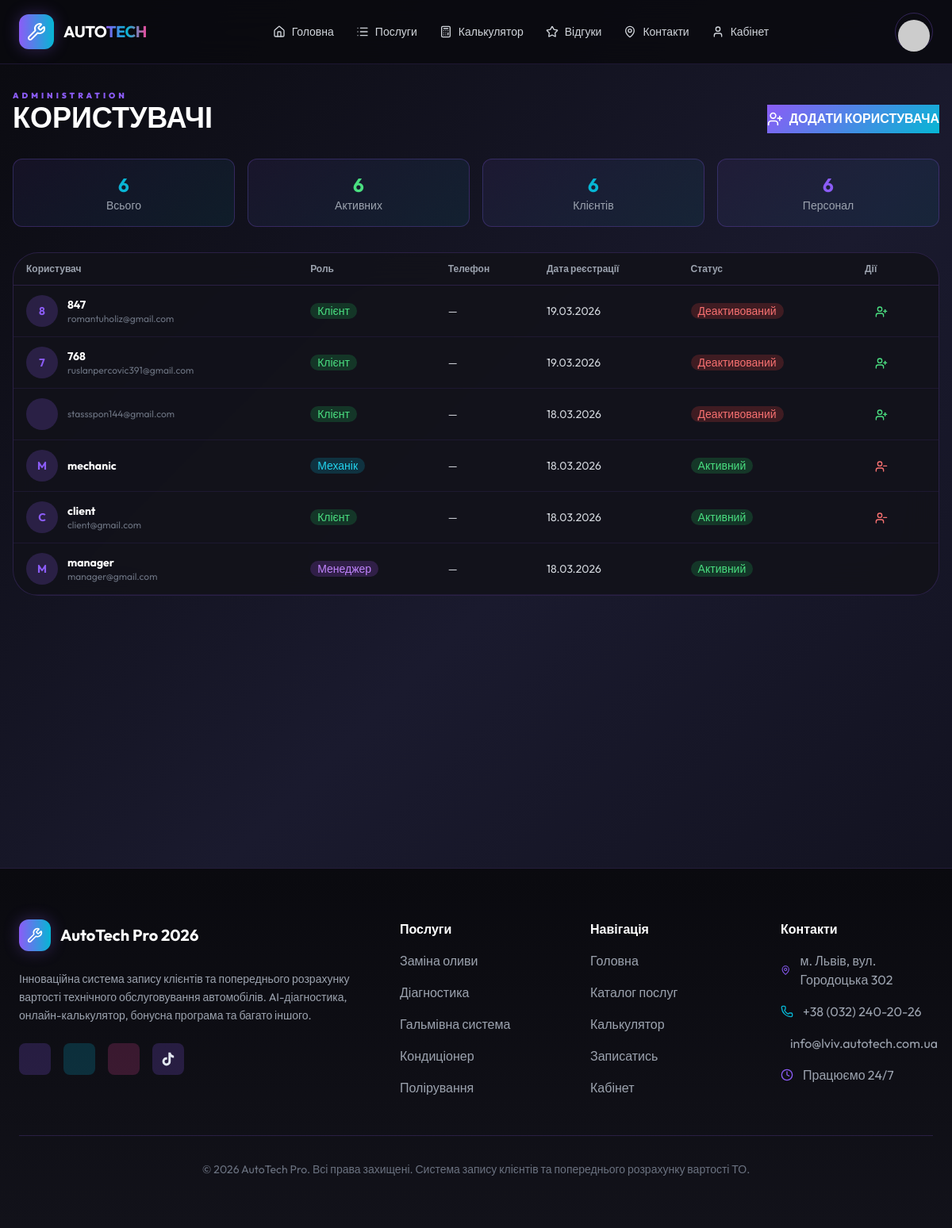
The page /users/ (signed in) on the database as committed earlier.
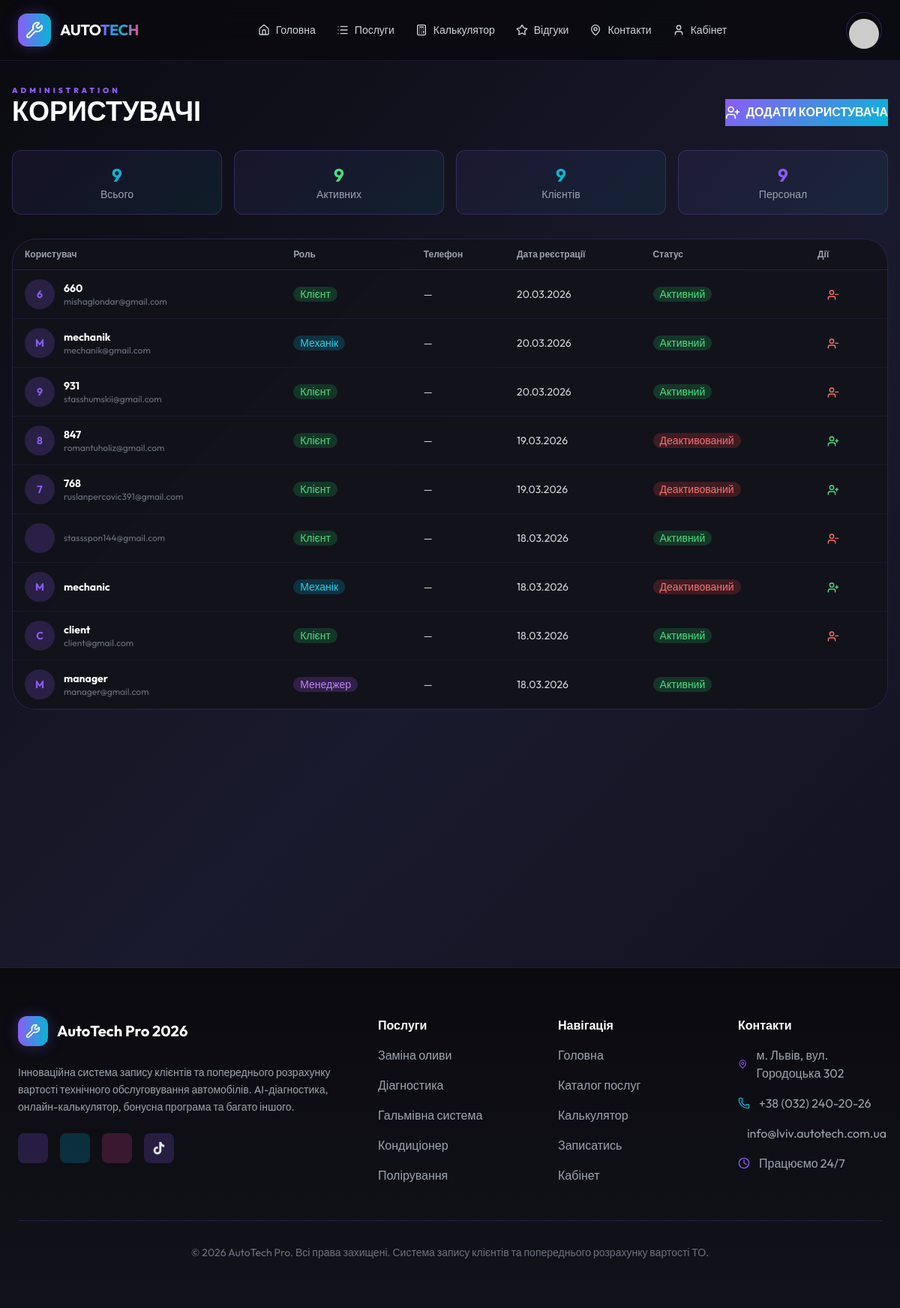
The same page on the database as committed later.
### accounts/models.py (models this page shows, shortened)
class User(AbstractUser):
    class Role(models.TextChoices):
        CLIENT = "CLIENT", _("Клієнт")
        MANAGER = "MANAGER", _("Менеджер")
        MECHANIC = "MECHANIC", _("Механік")
        ADMIN = "ADMIN", _("Адміністратор")
    email = models.EmailField(_("Email"), unique=True)
    role = models.CharField(
        max_length=20, choices=Role.choices, default=Role.CLIENT, verbose_name=_("Роль")
    )
    phone = models.CharField(max_length=20, blank=True, null=True, verbose_name=_("Телефон"))
    avatar = models.ImageField(
        upload_to="avatars/", blank=True, null=True, verbose_name=_("Аватар")
    )
    USERNAME_FIELD = "email"
    REQUIRED_FIELDS = ["username"]
    class Meta:
        verbose_name = _("Користувач")
        verbose_name_plural = _("Користувачі")

### dashboard/views.py (the view)
# urls.py: path("users/", views.manage_users_view, name="manage_users"),
@login_required
def manage_users_view(request):
    if request.user.role not in ["MANAGER", "ADMIN"]:
        return redirect("dashboard:index")
    from django.contrib.auth import get_user_model
    User = get_user_model()
    users = User.objects.all().order_by("-date_joined")
    return render(request, "dashboard/manage_users.html", {"users": users})

### templates/dashboard/manage_users.html (shortened to what the changed rows need)
{% extends 'base.html' %}
{% load static %}
{% block content %}
<div class="space-y-8">
    <div class="flex flex-col md:flex-row justify-between items-end gap-4">
        <div>
            <h1 class="text-4xl font-black text-white uppercase">КОРИСТУВАЧІ</h1>
        </div>
    </div>
    <div class="grid grid-cols-2 md:grid-cols-4 gap-4">
        <div class="cyber-card p-4 rounded-xl text-center">
            <div class="text-2xl font-bold gradient-text">{{ users.count }}</div>
            <div class="text-sm text-gray-400">Всього</div>
        </div>
        <div class="cyber-card p-4 rounded-xl text-center">
            <div class="text-2xl font-bold text-green-400">{{ users|length }}</div>
            <div class="text-sm text-gray-400">Активних</div>
        </div>
        <div class="cyber-card p-4 rounded-xl text-center">
            <div class="text-2xl font-bold text-cyber-cyan">{{ users|length }}</div>
            <div class="text-sm text-gray-400">Клієнтів</div>
        </div>
        <div class="cyber-card p-4 rounded-xl text-center">
            <div class="text-2xl font-bold text-cyber-purple">{{ users|length }}</div>
            <div class="text-sm text-gray-400">Персонал</div>
        </div>
    </div>
    <div class="glass-panel rounded-[32px] overflow-hidden">
        <table class="table w-full">
            <thead>
                <tr class="border-b border-cyber-purple/20">
                    <th class="bg-transparent text-gray-400 font-bold">Користувач</th>
                    <th class="bg-transparent text-gray-400 font-bold">Роль</th>
                    <th class="bg-transparent text-gray-400 font-bold">Телефон</th>
                    <th class="bg-transparent text-gray-400 font-bold">Дата реєстрації</th>
                    <th class="bg-transparent text-gray-400 font-bold">Статус</th>
                    <th class="bg-transparent text-gray-400 font-bold">Дії</th>
                </tr>
            </thead>
            <tbody>
                {% for user in users %}
                <tr class="border-b border-cyber-purple/10 hover:bg-cyber-purple/5">
                    <td class="bg-transparent">
                        <div class="flex items-center gap-3">
                            <div class="w-10 h-10 rounded-full bg-cyber-purple/20 flex items-center justify-center">
                                <span class="font-bold text-cyber-purple">{{ user.username|slice:1|upper }}</span>
                            </div>
                            <div>
                                <div class="font-bold text-white">{{ user.username }}</div>
                                <div class="text-xs text-gray-500">{{ user.email }}</div>
                            </div>
                        </div>
                    </td>
                    <td class="bg-transparent">
                        <span class="badge {% if user.role == 'ADMIN' %}bg-red-500/20 text-red-400{% elif user.role == 'MANAGER' %}bg-purple-500/20 text-purple-400{% elif user.role == 'MECHANIC' %}bg-cyan-500/20 text-cyan-400{% else %}bg-green-500/20 text-green-400{% endif %} border-0">
                            {{ user.get_role_display }}
                        </span>
                    </td>
                    <td class="bg-transparent text-gray-300">
                        {{ user.phone|default:"—" }}
                    </td>
                    <td class="bg-transparent text-gray-300">
                        {{ user.date_joined|date:"d.m.Y" }}
                    </td>
                    <td class="bg-transparent">
                        {% if user.is_active %}
                        <span class="badge bg-green-500/20 text-green-400 border-0">Активний</span>
                        {% else %}
                        <span class="badge bg-red-500/20 text-red-400 border-0">Деактивований</span>
                        {% endif %}
                    </td>
                    <td class="bg-transparent">
                        <div class="flex gap-2">
                            {% if user != request.user %}
                            <button onclick="toggleUserStatus({{ user.id }})" class="btn btn-sm btn-ghost {% if user.is_active %}text-red-400{% else %}text-green-400{% endif %}" title="{% if user.is_active %}Деактивувати{% else %}Активувати{% endif %}">
                                {% if user.is_active %}
                                <i data-lucide="user-minus" class="w-4 h-4"></i>
                                {% else %}
                                <i data-lucide="user-plus" class="w-4 h-4"></i>
                                {% endif %}
                            </button>
                            {% endif %}
                        </div>
                    </td>
                </tr>
                {% endfor %}
            </tbody>
        </table>
    </div>
</div>
{% endblock %}

Rows that differ between the two databases and show on the page:
added User: username "6", username "660", email "mishaglondar@gmail.com", role "Клієнт", phone "—", date_joined "20.03.2026", is_active "Активний"
added User: username "M", username "mechanik", email "mechanik@gmail.com", role "Механік", phone "—", date_joined "20.03.2026", is_active "Активний"
added User: username "9", username "931", email "stasshumskii@gmail.com", role "Клієнт", phone "—", date_joined "20.03.2026", is_active "Активний"
changed User "stassspon144@gmail.com": is_active "Деактивований" → "Активний"
changed User "mechanic": is_active "Активний" → "Деактивований"
Other text that changed with them:
{{ users.count }}: "6" → "9"
{{ users|length }}: "6" → "9"
